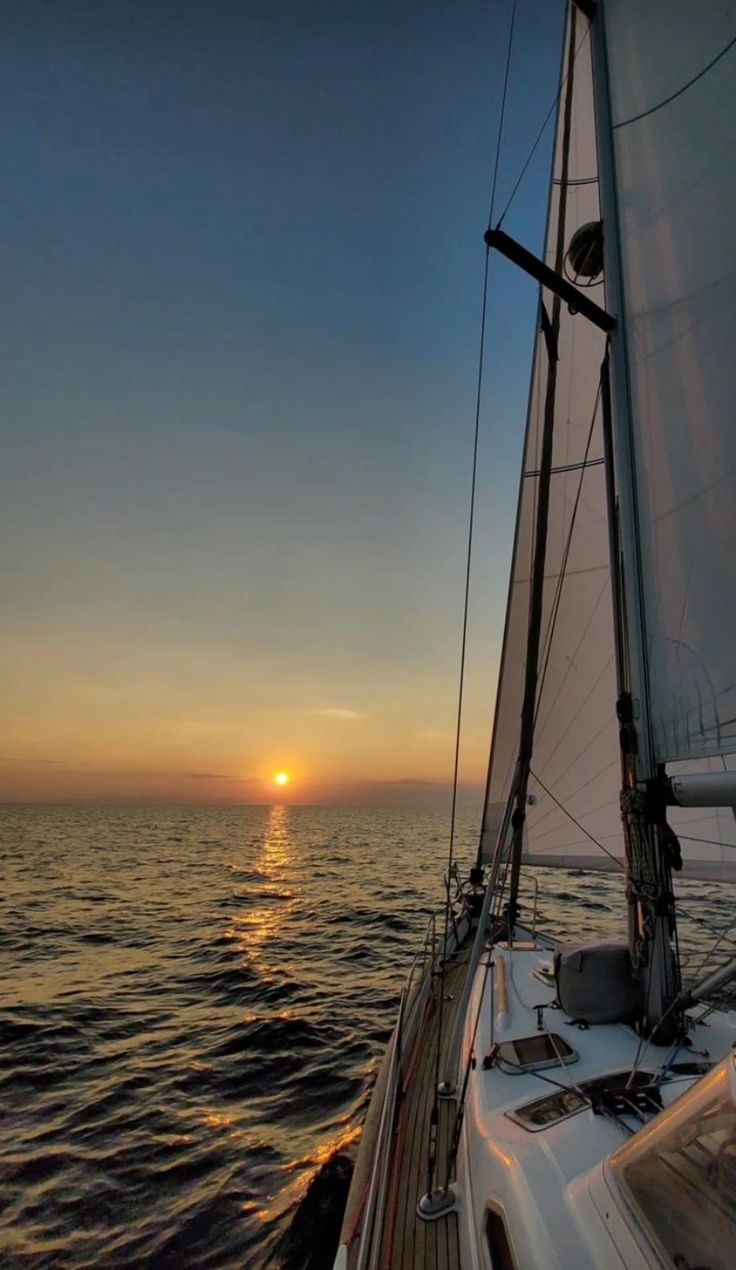
#> input picture sierra.jpg, 736 x 1270 px, found by its file name
$ python Sierra.py
#> lines starting #> are read from the running program, lines starting #| are printed output that depends on the picture
#> further down, image is the input picture: shape (1270, 736, 3); mean B, G, R 83.6, 87.4, 88.3
import cv2
import numpy as np
import matplotlib.pyplot as plt

def apply_sierra(image):
    image = image.astype(np.float32) / 255.0

    hsv_image = cv2.cvtColor(image, cv2.COLOR_BGR2HSV)
#> hsv_image: shape (1270, 736, 3) float32; mean H, S, V 120.4, 0.3, 0.4
    hsv_image[:, :, 1] *= 0.8
#> hsv_image: shape (1270, 736, 3) float32; mean H, S, V 120.4, 0.2, 0.4
    hsv_image[:, :, 1] = np.clip(hsv_image[:, :, 1], 0, 1)
    image = cv2.cvtColor(hsv_image, cv2.COLOR_HSV2BGR)

    image[:, :, 1] = np.minimum(image[:, :, 1] * 1.1, 1.0)
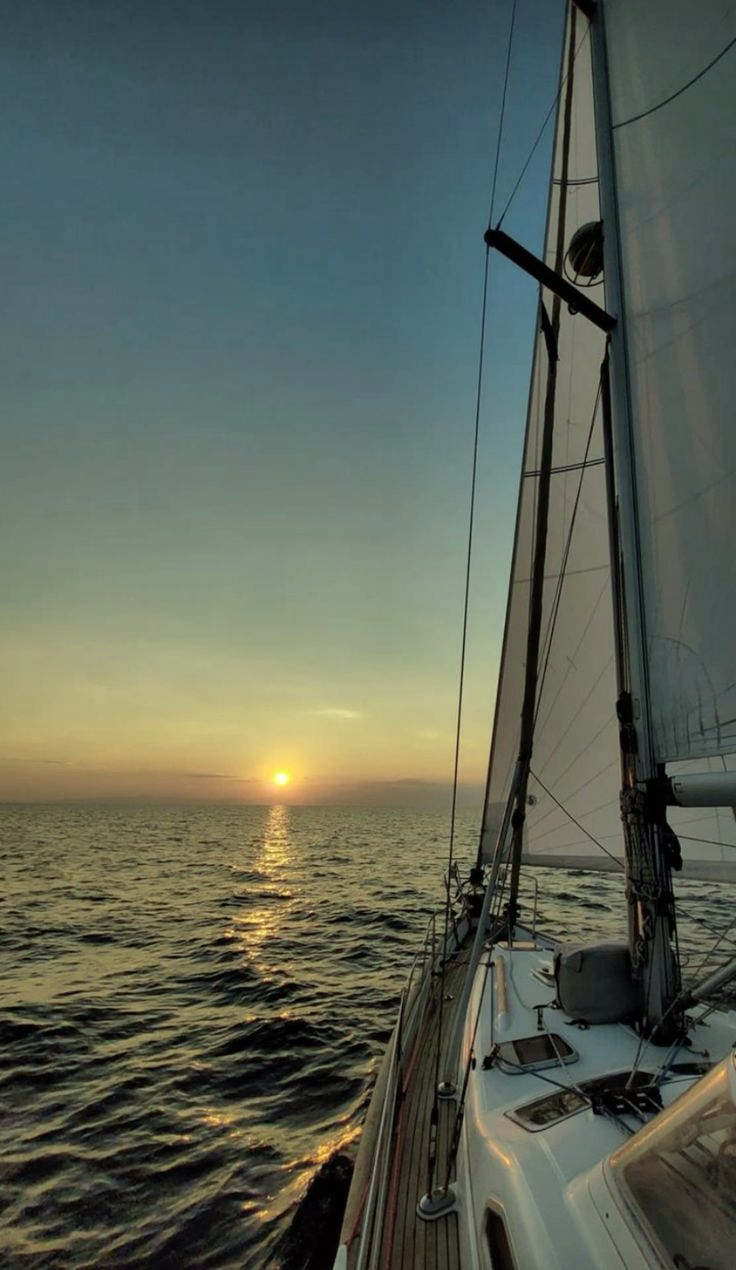
#> image: shape (1270, 736, 3) float32; mean B, G, R 0.342, 0.389, 0.357
    image[:, :, 2] = np.minimum(image[:, :, 2] * 1.2, 1.0)
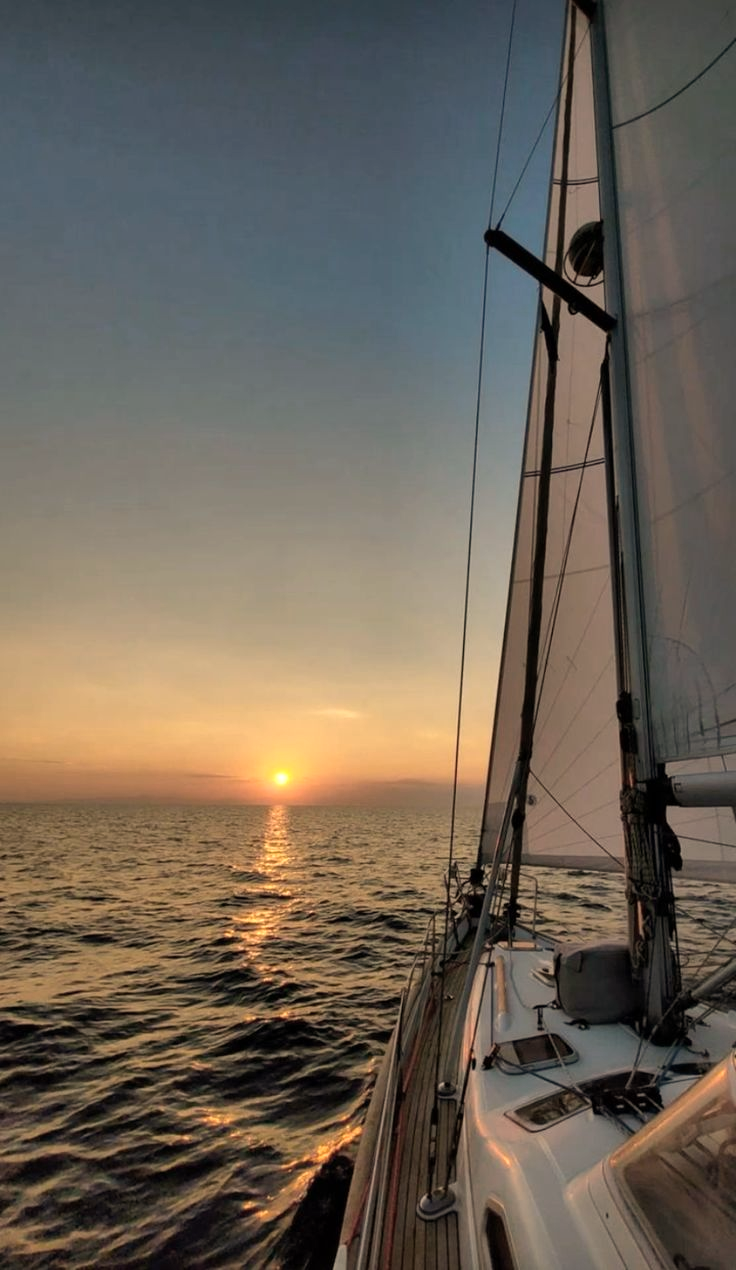
#> image: shape (1270, 736, 3) float32; mean B, G, R 0.342, 0.389, 0.427

    rows, cols = image.shape[:2]
#> rows = 1270; cols = 736
    X_resultant_kernel = cv2.getGaussianKernel(cols, 500)
    Y_resultant_kernel = cv2.getGaussianKernel(rows, 500)
    kernel = Y_resultant_kernel * X_resultant_kernel.T
    mask = kernel / np.max(kernel)

    vignette = np.dstack((mask, mask, mask))

    image = image * (0.8 + 0.2 * vignette)

    image = np.clip(image * 255, 0, 255).astype(np.uint8)

    return image

image_path = 'C:\\Users\\ThinkPad E560\\Desktop\\Instagram filters project\\sierra.jpg'
image = cv2.imread(image_path)

filtered_image = apply_sierra(image)

plt.figure(figsize=(12, 6))

plt.subplot(1, 2, 1)
plt.imshow(cv2.cvtColor(image, cv2.COLOR_BGR2RGB))
plt.title('Original Image')
plt.axis('off')

plt.subplot(1, 2, 2)
plt.imshow(cv2.cvtColor(filtered_image, cv2.COLOR_BGR2RGB))
plt.title('Sierra Filter')
plt.axis('off')

plt.show()
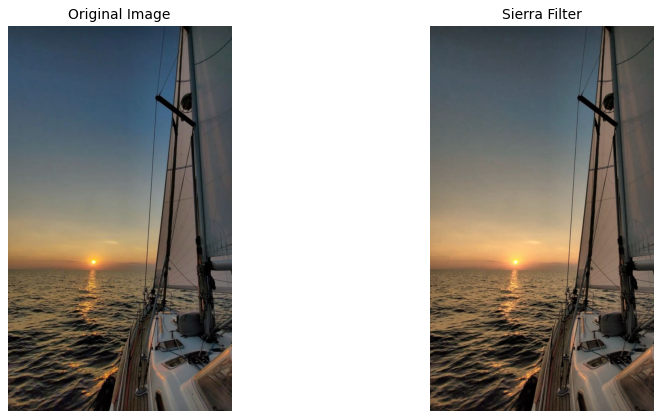
#> figure drawn by matplotlib, 2 panels

$ run again, with claredon.jpg copied over sierra.jpg
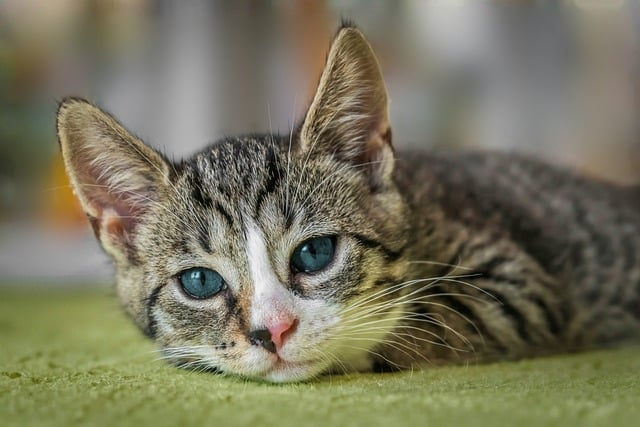
#> input picture claredon.jpg, 640 x 427 px, found by its file name
#> image is the input picture: shape (427, 640, 3); mean B, G, R 93.2, 116.1, 119.1
#> in apply_sierra, `image[:, :, 2] = np.minimum(image[:, :, 2] * 1.2, 1.0)`:
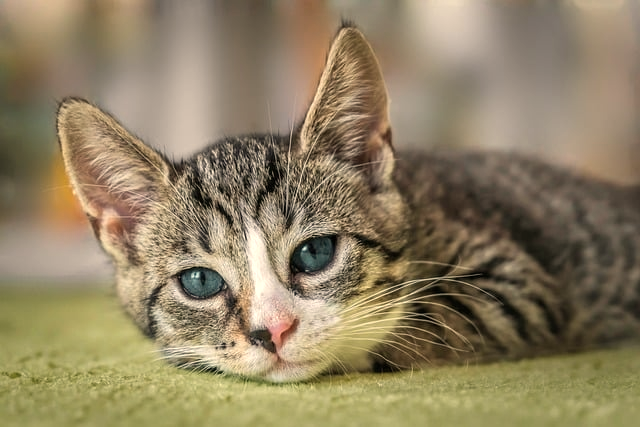
#> image: shape (427, 640, 3) float32; mean B, G, R 0.388, 0.505, 0.562
#> `plt.show()`:
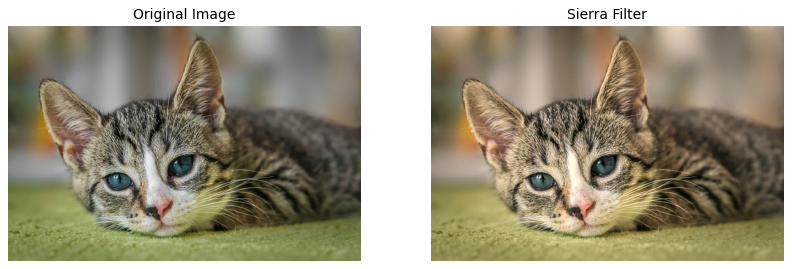
#> figure drawn by matplotlib, 2 panels

$ run again, with gingham.jpg copied over sierra.jpg
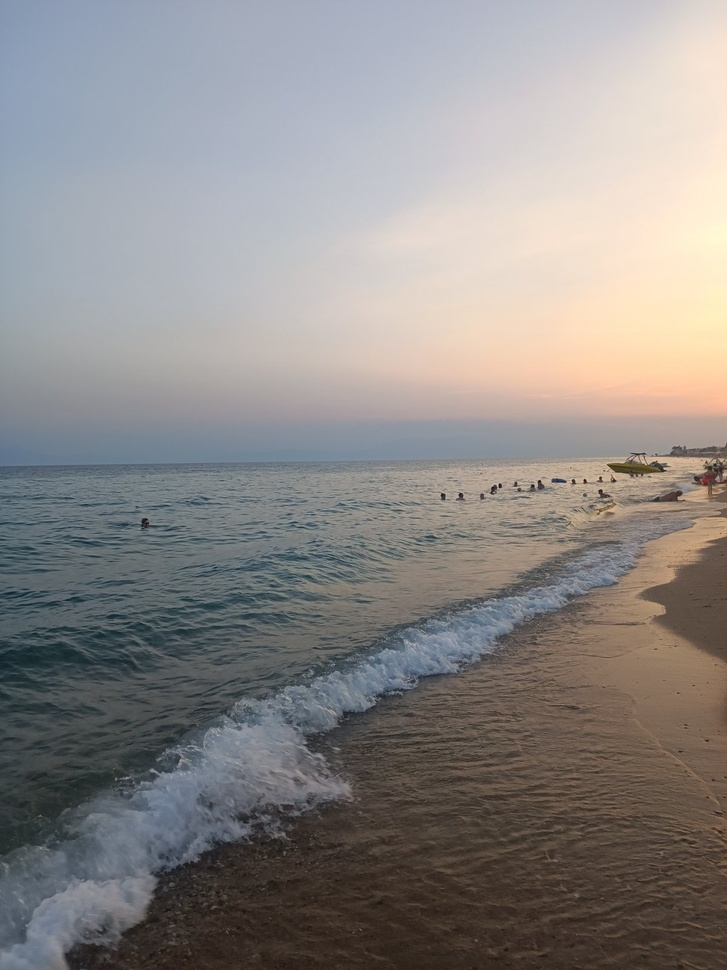
#> input picture gingham.jpg, 727 x 970 px, shrunk from 1200 x 1600 before the run, found by its file name
#> image is the input picture: shape (970, 727, 3); mean B, G, R 135.2, 136.8, 140.4
#> in apply_sierra, `image[:, :, 2] = np.minimum(image[:, :, 2] * 1.2, 1.0)`:
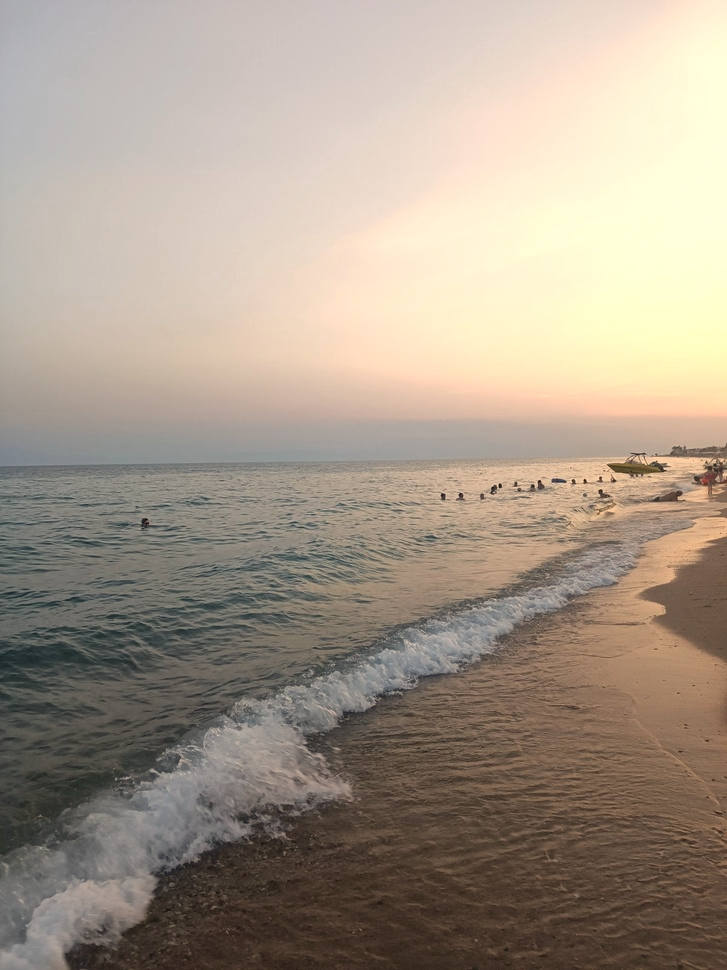
#> image: shape (970, 727, 3) float32; mean B, G, R 0.541, 0.6, 0.65
#> `plt.show()`:
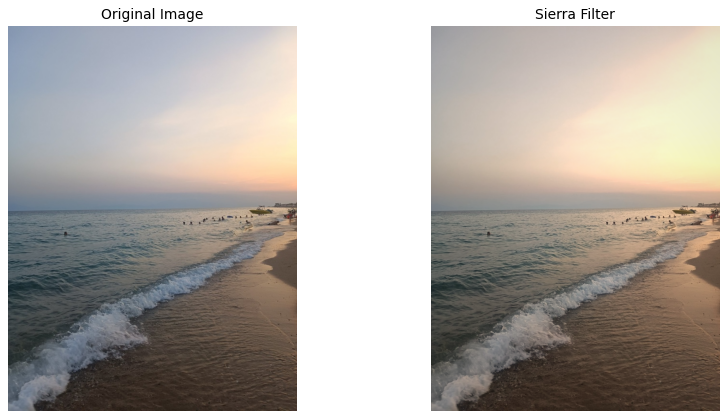
#> figure drawn by matplotlib, 2 panels

$ run again, with lark.jpg copied over sierra.jpg
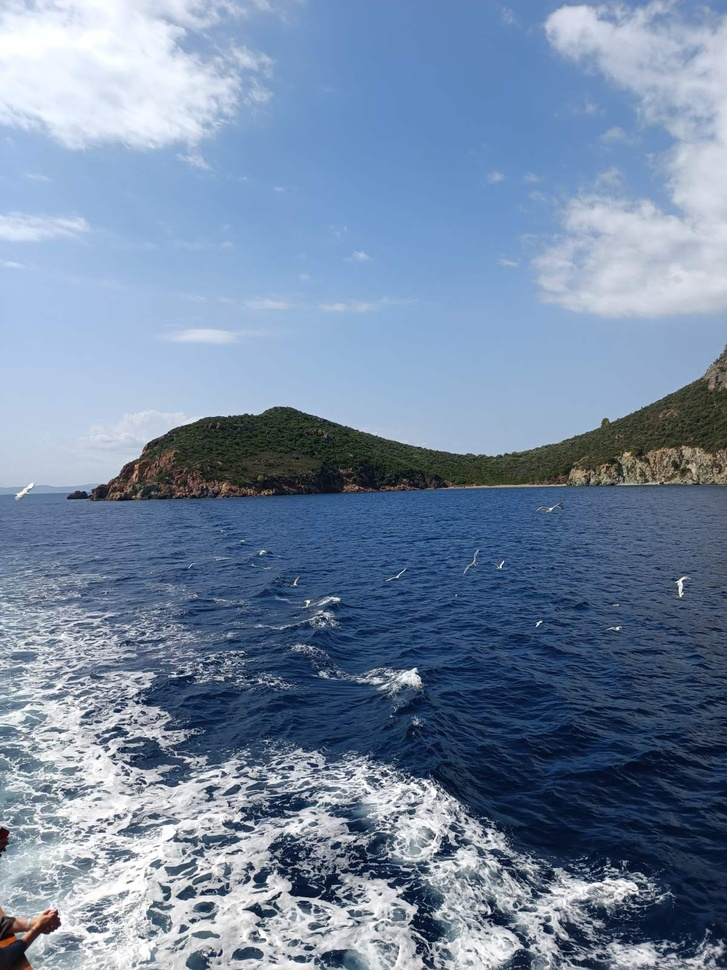
#> input picture lark.jpg, 727 x 970 px, shrunk from 1200 x 1600 before the run, found by its file name
#> image is the input picture: shape (970, 727, 3); mean B, G, R 162.6, 136.2, 116.6
#> in apply_sierra, `image = image * (0.8 + 0.2 * vignette)`:
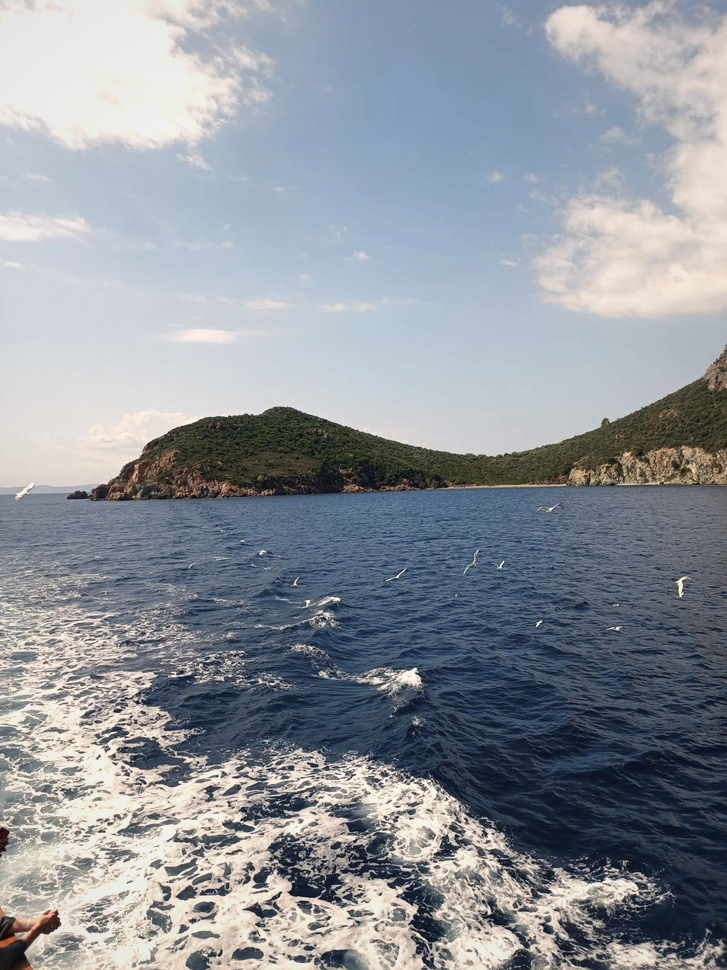
#> image: shape (970, 727, 3) float64; mean B, G, R 0.61, 0.582, 0.559
#> `plt.show()`:
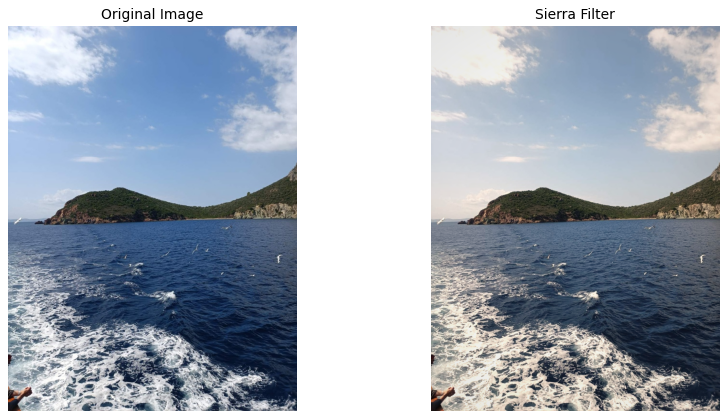
#> figure drawn by matplotlib, 2 panels
